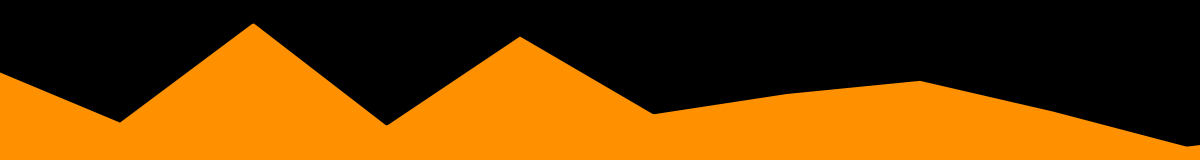
Frame 1 (no input)
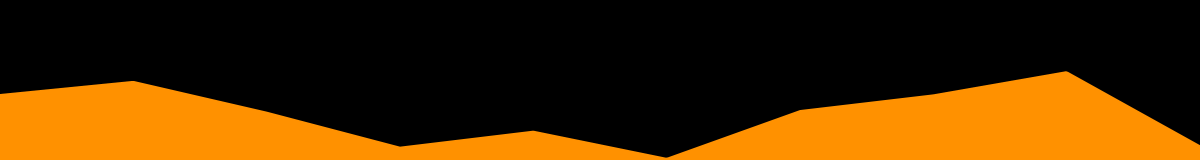
Frame 60 (the mouse pressed at the canvas centre just before this capture)
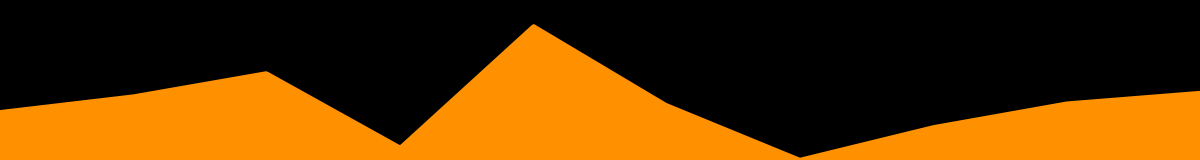
Frame 120 (the mouse held since frame 60 and released just before this capture)

The Processing sketch that drew these frames (run headless with seeded random() and noise(); from frame 60 on, the mouse is pressed at the canvas centre):

// Processing sketch: LFilter
// ── LFilter.pde
//////////////////////////////////////////////////////
float scale = 0.0075, offs = 0;

//////////////////////////////////////////////////////
class c_noise
{
  float[] ns;
  int dm; 
  c_noise(int d) { ns = new float[dm = d]; for (int i = 0; i < d; i++) ns[i] = random(1.0); }
  float get(float t)
  {
    if (t < 0) t = dm + t % dm; else t = t % dm; 
    int i1 = (int)t, i2 = (i1 + 1) % dm; 
    return ns[i1] + (ns[i2] - ns[i1]) * (t - i1);
  }
}
c_noise ns;

//////////////////////////////////////////////////////
void setup()
{ 
  size(1200, 160); smooth(); frameRate(30); noStroke(); fill(255, 145, 0); 
  ns = new c_noise(100);
}

void draw()
{   
  background(0, 0, 0); offs += 0.1; 
  beginShape(); vertex(0, height);
  for (int x = 0; x <= width; x += 2) vertex(x, height - height * 0.9 * ns.get(x * scale + offs));
  vertex(width, height); endShape(CLOSE);  
}
